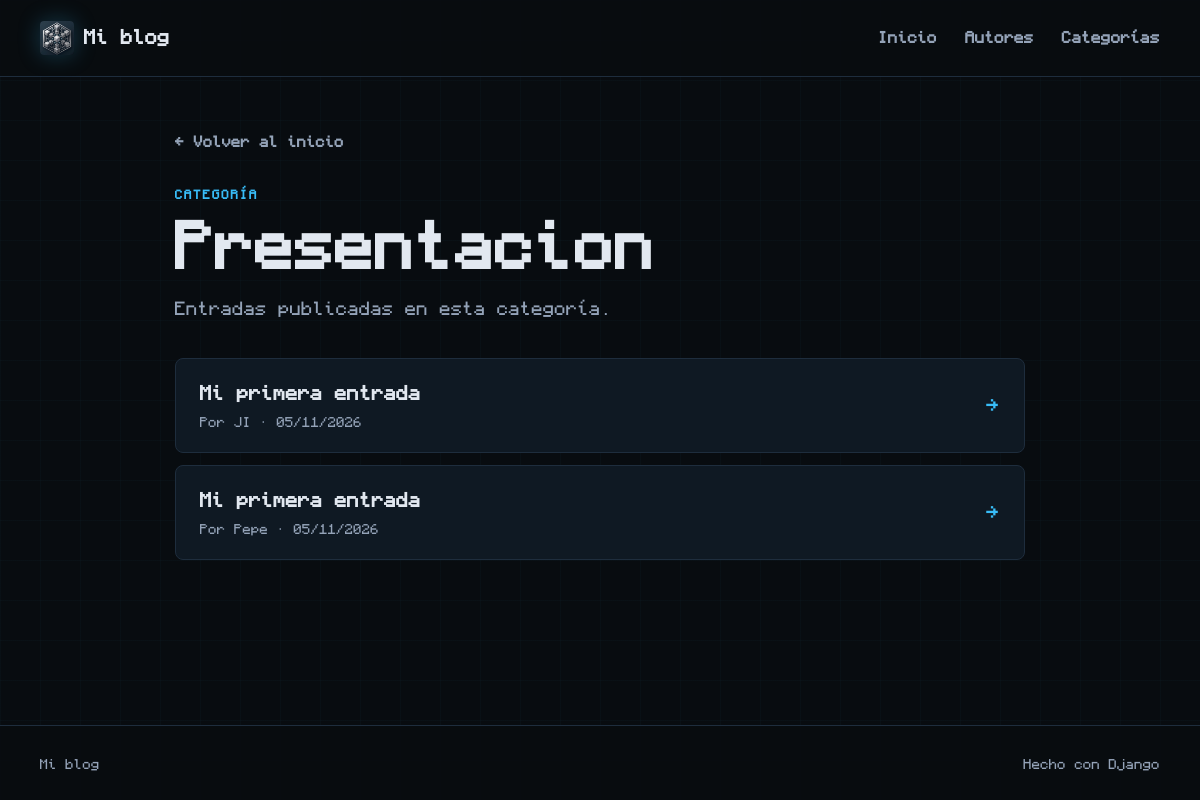
The page /categoria/1 on the database its author committed.
### blog/models.py (models this page shows, shortened)
class Categoria(models.Model):
    nombre = models.CharField(max_length=20)

class Post(models.Model):
    titulo = models.CharField(max_length=200) # En CharField es obligatoria la longitud máxima. Equivale al varchar
    autor = models.ForeignKey(
        Autor,
        on_delete=models.CASCADE, # Si se borra un autor, se borran todos sus posts
        related_name="posts",    # Related_name es el nombre que se le da a la relación inversa, es decir, desde un autor se puede acceder a sus posts con autor.posts.all()
    )
    categoria = models.ForeignKey(
        Categoria,
        on_delete=models.CASCADE,
        related_name="posts",
        null=True,
        blank=True,
    )
    imagen = models.ImageField(
        upload_to='posts/',
        null=True,
        blank=True,
    )
    imagen_url = models.URLField(
        max_length=500,
        null=True,
        blank=True,
    )
    cuerpo = models.TextField()
    fecha_publicacion = models.DateTimeField()

class Autor(models.Model):
    nombre = models.CharField(max_length=60)
    apellidos = models.CharField(max_length=60)
    email = models.EmailField()
    def __str__(self):
        return self.nombre

### blog/views.py (the view)
# urls.py: path('categoria/<int:pk>', views.categoria, name='categoria')
def categoria(request, pk):
    categoria = Categoria.objects.get(pk=pk)
    posts = Post.objects.filter(categoria=categoria)
    contexto = {
        'posts': posts,
        'categorias': categoria,
    }
    return render(request, 'blog/categoria.html', contexto)

### blog/templates/blog/categoria.html (shortened to what this page needs)
{% extends 'blog/base.html' %}
{% block contenido %}
<section class="listing-page">
    <a class="back-link" href="{% url 'principal' %}">← Volver al inicio</a>
    <p class="eyebrow">Categoría</p>
    <h1>{{ categorias.nombre }}</h1>
    <p class="lead">Entradas publicadas en esta categoría.</p>
    <div class="post-list">
        {% for post in categorias.posts.all %}
            <a class="post-list-item" href="{% url 'detalle_post' pk=post.pk %}">
                <span>
                    <strong>{{ post.titulo }}</strong>
                    <small>Por {{ post.autor }} · {{ post.fecha_publicacion|date:"d/m/Y" }}</small>
                </span>
                <span class="arrow" aria-hidden="true">→</span>
            </a>
        {% empty %}
            <div class="empty-state">
                <span class="empty-icon">✦</span>
                <h3>No hay posts en esta categoría</h3>
                <p>Prueba a explorar otra categoría.</p>
            </div>
        {% endfor %}
    </div>
</section>
{% endblock %}

### blog/static/css/blog.css (style rules this page uses)
:root { --ink: #e2e8f0; --muted: #94a3b8; --paper: #080c10; --surface: #0f1923; --line: #1e2d3d; --accent: #38bdf8; --accent-dark: #06d6a0; --soft-accent: rgba(56, 189, 248, 0.12); --shadow: 0 20px 60px rgba(0, 0, 0, 0.5), 0 0 30px rgba(56, 189, 248, 0.08); }
* { box-sizing: border-box; }
body { margin: 0; color: var(--ink); background-color: var(--paper); background-image: linear-gradient(rgba(56, 189, 248, 0.025) 1px, transparent 1px), linear-gradient(90deg, rgba(56, 189, 248, 0.025) 1px, transparent 1px); background-size: 40px 40px; font-family: "Monocraft", monospace; line-height: 1.6; }
a { color: inherit; text-decoration: none; }
.hero h1, .detail-header h1, .listing-page h1, .welcome-page h1 { max-width: 700px; margin: 10px 0 16px; font-family: "Monocraft", monospace; font-size: clamp(2.2rem, 5vw, 4rem); line-height: 1.08; }
.hero-text, .lead { max-width: 570px; margin: 0; color: var(--muted); font-size: 1.08rem; }
.eyebrow { margin: 0; color: var(--accent); font-size: 0.72rem; font-weight: 700; letter-spacing: 0.14em; text-transform: uppercase; }
.post-card, .sidebar-card, .author-card, .post-list-item { background: var(--surface); border: 1px solid var(--line); border-radius: 8px; }
.detail-page, .listing-page { max-width: 850px; margin: 0 auto; }
.back-link { display: inline-block; margin-bottom: 32px; color: var(--muted); font-size: 0.88rem; font-weight: 600; }
.listing-page .lead { margin-bottom: 36px; color: var(--muted); }
.author-card strong, .author-card small, .post-list-item strong, .post-list-item small { display: block; }
.author-card small, .post-list-item small { margin-top: 3px; color: var(--muted); font-size: 0.8rem; }
.post-list { display: grid; gap: 12px; }
.post-list-item { display: flex; align-items: center; justify-content: space-between; padding: 20px 24px; }
.post-list-item > span:first-of-type { flex: 1; }
.post-list-item strong { font-family: "Monocraft", monospace; font-size: 1.15rem; }
.arrow { color: var(--accent); font-size: 1.3rem; }

### rows shown on the page
Categoria: nombre "Presentacion"
Post: titulo "Mi primera entrada", autor "JI", fecha_publicacion "05/11/2026"
Post: titulo "Mi primera entrada", autor "Pepe", fecha_publicacion "05/11/2026"
